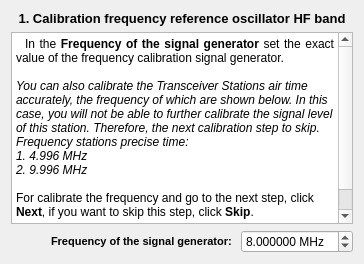
     <widget class="QWidget" name="page_2">
      <layout class="QVBoxLayout" name="verticalLayout_3">
       <item>
        <widget class="QLabel" name="label_2">
         <property name="text">
          <string>&lt;!DOCTYPE HTML PUBLIC &quot;-//W3C//DTD HTML 4.0//EN&quot; &quot;http://www.w3.org/TR/REC-html40/strict.dtd&quot;&gt;
&lt;html&gt;&lt;head&gt;&lt;meta name=&quot;qrichtext&quot; content=&quot;1&quot; /&gt;&lt;style type=&quot;text/css&quot;&gt;
p, li { white-space: pre-wrap; }
&lt;/style&gt;&lt;/head&gt;&lt;body style=&quot; font-family:'MS Shell Dlg 2'; font-size:8.25pt; font-weight:400; font-style:normal;&quot;&gt;
&lt;p align=&quot;center&quot; style=&quot; margin-top:0px; margin-bottom:0px; margin-left:0px; margin-right:0px; -qt-block-indent:0; text-indent:0px;&quot;&gt;&lt;span style=&quot; font-size:10pt; font-weight:600;&quot;&gt;1. Calibration frequency reference oscillator HF band&lt;/span&gt;&lt;/p&gt;&lt;/body&gt;&lt;/html&gt;</string>
         </property>
        </widget>
       </item>
       <item>
        <widget class="QTextBrowser" name="textBrowser_2">
         <property name="html">
          <string>&lt;!DOCTYPE HTML PUBLIC &quot;-//W3C//DTD HTML 4.0//EN&quot; &quot;http://www.w3.org/TR/REC-html40/strict.dtd&quot;&gt;
&lt;html&gt;&lt;head&gt;&lt;meta name=&quot;qrichtext&quot; content=&quot;1&quot; /&gt;&lt;style type=&quot;text/css&quot;&gt;
p, li { white-space: pre-wrap; }
&lt;/style&gt;&lt;/head&gt;&lt;body style=&quot; font-family:'Oxygen-Sans'; font-size:10pt; font-weight:400; font-style:normal;&quot;&gt;
&lt;p align=&quot;justify&quot; style=&quot; margin-top:0px; margin-bottom:0px; margin-left:0px; margin-right:0px; -qt-block-indent:0; text-indent:0px;&quot;&gt;&lt;span style=&quot; font-family:'MS Shell Dlg 2'; font-size:9pt;&quot;&gt;  In the &lt;/span&gt;&lt;span style=&quot; font-family:'MS Shell Dlg 2'; font-size:9pt; font-weight:600;&quot;&gt;Frequency of the signal generator&lt;/span&gt;&lt;span style=&quot; font-family:'MS Shell Dlg 2'; font-size:9pt;&quot;&gt; set the exact value of the frequency calibration signal generator.&lt;/span&gt;&lt;/p&gt;
&lt;p style=&quot;-qt-paragraph-type:empty; margin-top:0px; margin-bottom:0px; margin-left:0px; margin-right:0px; -qt-block-indent:0; text-indent:0px; font-family:'MS Shell Dlg 2'; font-size:9pt;&quot;&gt;&lt;br /&gt;&lt;/p&gt;
&lt;p style=&quot; margin-top:0px; margin-bottom:0px; margin-left:0px; margin-right:0px; -qt-block-indent:0; text-indent:0px;&quot;&gt;&lt;span style=&quot; font-family:'MS Shell Dlg 2'; font-size:9pt; font-style:italic;&quot;&gt;You can also calibrate the Transceiver Stations air time accurately, the frequency of which are shown below. In this case, you will not be able to further calibrate the signal level of this station. Therefore, the next calibration step to skip. Frequency stations precise time:&lt;/span&gt;&lt;/p&gt;
&lt;p style=&quot; margin-top:0px; margin-bottom:0px; margin-left:0px; margin-right:0px; -qt-block-indent:0; text-indent:0px;&quot;&gt;&lt;span style=&quot; font-family:'MS Shell Dlg 2'; font-size:9pt; font-style:italic;&quot;&gt;1. 4.996 MHz&lt;/span&gt;&lt;/p&gt;
&lt;p style=&quot; margin-top:0px; margin-bottom:0px; margin-left:0px; margin-right:0px; -qt-block-indent:0; text-indent:0px;&quot;&gt;&lt;span style=&quot; font-family:'MS Shell Dlg 2'; font-size:9pt; font-style:italic;&quot;&gt;2. 9.996 MHz&lt;/span&gt;&lt;/p&gt;
&lt;p style=&quot;-qt-paragraph-type:empty; margin-top:0px; margin-bottom:0px; margin-left:0px; margin-right:0px; -qt-block-indent:0; text-indent:0px; font-family:'MS Shell Dlg 2'; font-size:9pt; font-style:italic;&quot;&gt;&lt;br /&gt;&lt;/p&gt;
&lt;p style=&quot; margin-top:0px; margin-bottom:0px; margin-left:0px; margin-right:0px; -qt-block-indent:0; text-indent:0px;&quot;&gt;&lt;span style=&quot; font-family:'MS Shell Dlg 2'; font-size:9pt;&quot;&gt;For calibrate the frequency and go to the next step, click &lt;/span&gt;&lt;span style=&quot; font-family:'MS Shell Dlg 2'; font-size:9pt; font-weight:600;&quot;&gt;Next&lt;/span&gt;&lt;span style=&quot; font-family:'MS Shell Dlg 2'; font-size:9pt;&quot;&gt;, if you want to skip this step, click &lt;/span&gt;&lt;span style=&quot; font-family:'MS Shell Dlg 2'; font-size:9pt; font-weight:600;&quot;&gt;Skip&lt;/span&gt;&lt;span style=&quot; font-family:'MS Shell Dlg 2'; font-size:9pt;&quot;&gt;.&lt;/span&gt;&lt;/p&gt;
&lt;p style=&quot;-qt-paragraph-type:empty; margin-top:0px; margin-bottom:0px; margin-left:0px; margin-right:0px; -qt-block-indent:0; text-indent:0px; font-family:'MS Shell Dlg 2'; font-size:8pt; font-style:italic;&quot;&gt;&lt;br /&gt;&lt;/p&gt;
&lt;p style=&quot;-qt-paragraph-type:empty; margin-top:0px; margin-bottom:0px; margin-left:0px; margin-right:0px; -qt-block-indent:0; text-indent:0px; font-family:'MS Shell Dlg 2'; font-size:8pt; font-style:italic;&quot;&gt;&lt;br /&gt;&lt;/p&gt;&lt;/body&gt;&lt;/html&gt;</string>
         </property>
        </widget>
       </item>
       <item>
        <layout class="QHBoxLayout" name="horizontalLayout_2">
         <item>
          <spacer name="horizontalSpacer_2">
           <property name="orientation">
            <enum>Qt::Horizontal</enum>
           </property>
           <property name="sizeHint" stdset="0">
            <size>
             <width>40</width>
             <height>20</height>
            </size>
           </property>
          </spacer>
         </item>
         <item>
          <widget class="QLabel" name="label_3">
           <property name="text">
            <string>&lt;!DOCTYPE HTML PUBLIC &quot;-//W3C//DTD HTML 4.0//EN&quot; &quot;http://www.w3.org/TR/REC-html40/strict.dtd&quot;&gt;
&lt;html&gt;&lt;head&gt;&lt;meta name=&quot;qrichtext&quot; content=&quot;1&quot; /&gt;&lt;style type=&quot;text/css&quot;&gt;
p, li { white-space: pre-wrap; }
&lt;/style&gt;&lt;/head&gt;&lt;body style=&quot; font-family:'MS Shell Dlg 2'; font-size:8.25pt; font-weight:400; font-style:normal;&quot;&gt;
&lt;p style=&quot; margin-top:0px; margin-bottom:0px; margin-left:0px; margin-right:0px; -qt-block-indent:0; text-indent:0px;&quot;&gt;&lt;span style=&quot; font-size:8pt; font-weight:600;&quot;&gt;Frequency of the signal generator: &lt;/span&gt;&lt;/p&gt;&lt;/body&gt;&lt;/html&gt;</string>
           </property>
          </widget>
         </item>
         <item>
          <widget class="QDoubleSpinBox" name="sbFreqHf">
           <property name="suffix">
            <string> MHz</string>
           </property>
           <property name="decimals">
            <number>6</number>
           </property>
           <property name="minimum">
            <double>0.500000000000000</double>
           </property>
           <property name="maximum">
            <double>65.000000000000000</double>
           </property>
           <property name="singleStep">
            <double>0.000010000000000</double>
           </property>
           <property name="value">
            <double>8.000000000000000</double>
           </property>
          </widget>
         </item>
        </layout>
       </item>
      </layout>
     </widget>
